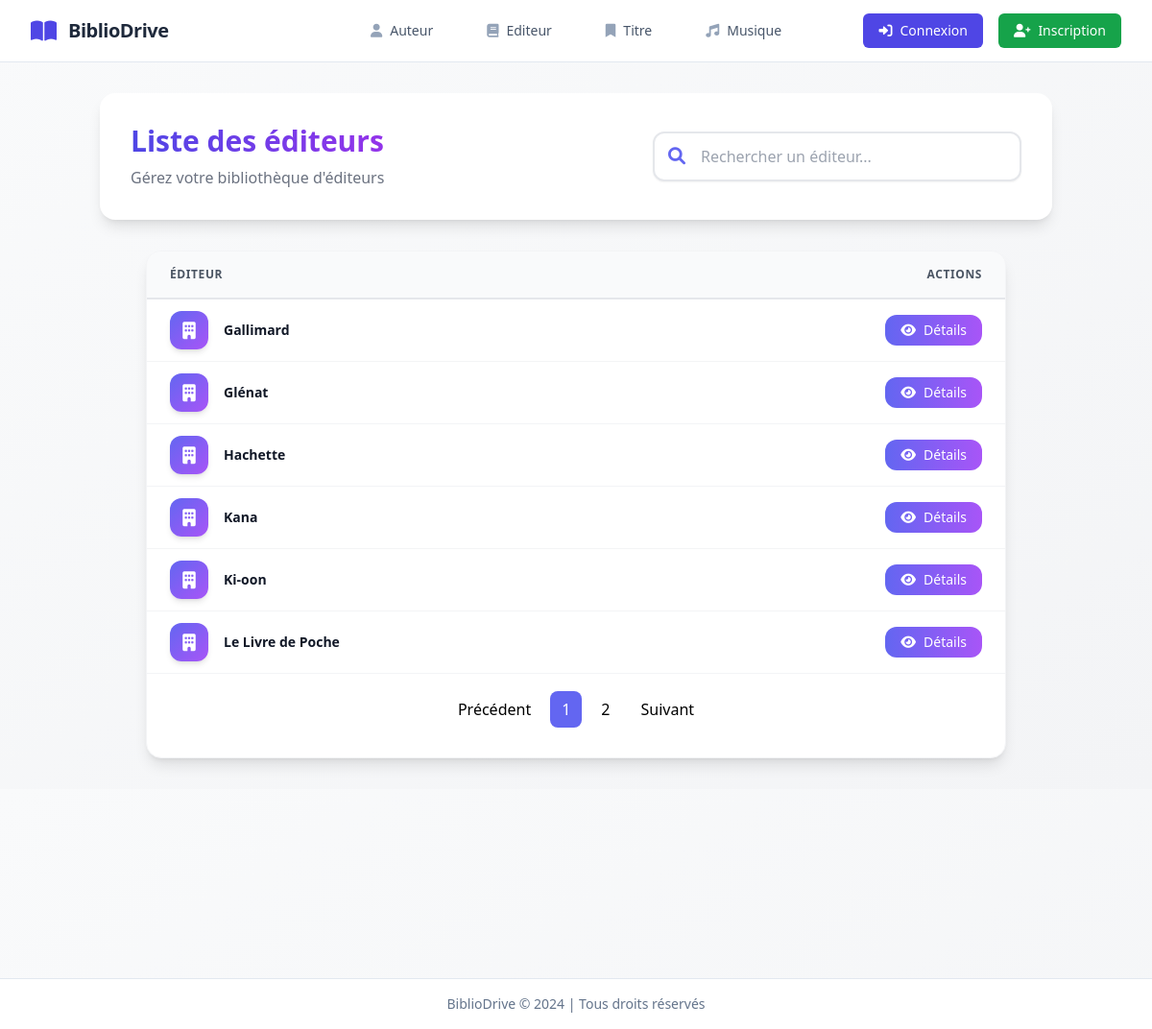
Screenshot of /publishers/ with the database file from the repository.
### backoffice/models.py (models this page shows, shortened)
class Publisher(models.Model):
    pubid = models.AutoField(primary_key=True)
    name = models.CharField(max_length=50)
    company_name = models.CharField(max_length=255)
    address = models.CharField(max_length=50)
    city = models.CharField(max_length=20)
    state = models.CharField(max_length=10)
    zip_code = models.CharField(max_length=15)
    telephone = models.CharField(max_length=15)
    fax = models.CharField(max_length=15)
    comments = models.TextField()

### backoffice/views.py (the view)
# urls.py: path('publishers/', views.publisher_list, name="publisher-list"),
def publisher_list(request):
    publishers = Publisher.objects.all()
    return render(request, 'publisher/publisher_list.html', {'publishers': publishers, 'active_nav':'publisher'})

### backoffice/templates/publisher/publisher_list.html (shortened to what this page needs)
<!DOCTYPE html>
<html lang="fr">
<head>
    <script src="https://cdn.tailwindcss.com"></script>
    <link href="https://cdnjs.cloudflare.com/ajax/libs/font-awesome/6.5.1/css/all.min.css" rel="stylesheet">
</head>
<body class="bg-gradient-to-br from-gray-50 to-gray-100">
    {% extends 'base.html' %}
    {% block content %}
    <div class="container mx-auto px-4 py-8 max-w-5xl">
        <div class="bg-white rounded-2xl shadow-lg p-8 mb-8 transform transition-all duration-300 hover:shadow-xl">
            <div class="flex flex-col md:flex-row justify-between items-center space-y-4 md:space-y-0">
                <div class="text-center md:text-left">
                    <h1
                        class="text-3xl font-bold bg-gradient-to-r from-indigo-600 to-purple-600 bg-clip-text text-transparent">
                    </h1>
                    <p class="text-gray-500 mt-2">Gérez votre bibliothèque d'éditeurs</p>
                </div>
                <div class="relative w-full md:w-96">
                    <input type="text" id="searchInput"
                        class="w-full pl-12 pr-4 py-3 bg-white border-2 border-gray-200 rounded-xl focus:ring-2 focus:ring-indigo-500 focus:border-transparent transition-all duration-300 placeholder-gray-400 text-gray-600 shadow-sm hover:border-indigo-300"
                        placeholder="Rechercher un éditeur...">
                    <div class="absolute left-4 top-3.5 text-indigo-500">
                        <i class="fas fa-search text-lg"></i>
                    </div>
                </div>
            </div>
        </div>
        <div class="bg-white rounded-2xl shadow-lg overflow-hidden mx-auto border border-gray-100 max-w-4xl">
            <div class="overflow-x-auto">
                <table id="publishersTable" class="w-full min-w-[800px]">
                    <thead>
                        <tr class="bg-gray-50 border-b border-gray-200">
                            <th class="px-6 py-4 text-left text-xs font-bold uppercase tracking-wider text-gray-600">
                                Éditeur
                            </th>
                            <th class="px-6 py-4 text-right text-xs font-bold uppercase tracking-wider text-gray-600">
                                Actions
                            </th>
                        </tr>
                    </thead>
                    <tbody class="divide-y divide-gray-100">
                        {% for publisher in publishers %}
                        <tr class="transform transition-colors duration-200 hover:bg-gray-50/50">
                            <td class="px-6 py-3">
                                <div class="flex items-center space-x-4">
                                    <div class="flex-shrink-0">
                                        <div
                                            class="w-10 h-10 rounded-xl bg-gradient-to-br from-indigo-500 to-purple-500 flex items-center justify-center text-white shadow-md">
                                            <i class="fas fa-building text-lg"></i>
                                        </div>
                                    </div>
                                    <div>
                                        <p class="text-sm font-semibold text-gray-900">{{ publisher.name }}</p>
                                    </div>
                                </div>
                            </td>
                            <td class="px-6 py-3 text-right">
                                <a href="{% url 'publisher-detail' publisher.pubid %}"
                                    class="inline-flex items-center px-4 py-1.5 rounded-xl text-sm font-medium text-white bg-gradient-to-r from-indigo-500 to-purple-500 hover:from-indigo-600 hover:to-purple-600 transition-all duration-300 transform hover:scale-105 hover:shadow-md">
                                    <i class="fas fa-eye mr-2"></i>
                                    Détails
                                </a>
                            </td>
                        </tr>
                        {% endfor %}
                    </tbody>
                </table>
            </div>
        </div>
    </div>
    {% endblock %}

### rows the page displays
Publisher: name "Gallimard"
Publisher: name "Hachette"
Publisher: name "Le Livre de Poche"
Publisher: name "Glénat"
Publisher: name "Kana"
Publisher: name "Ki-oon"
